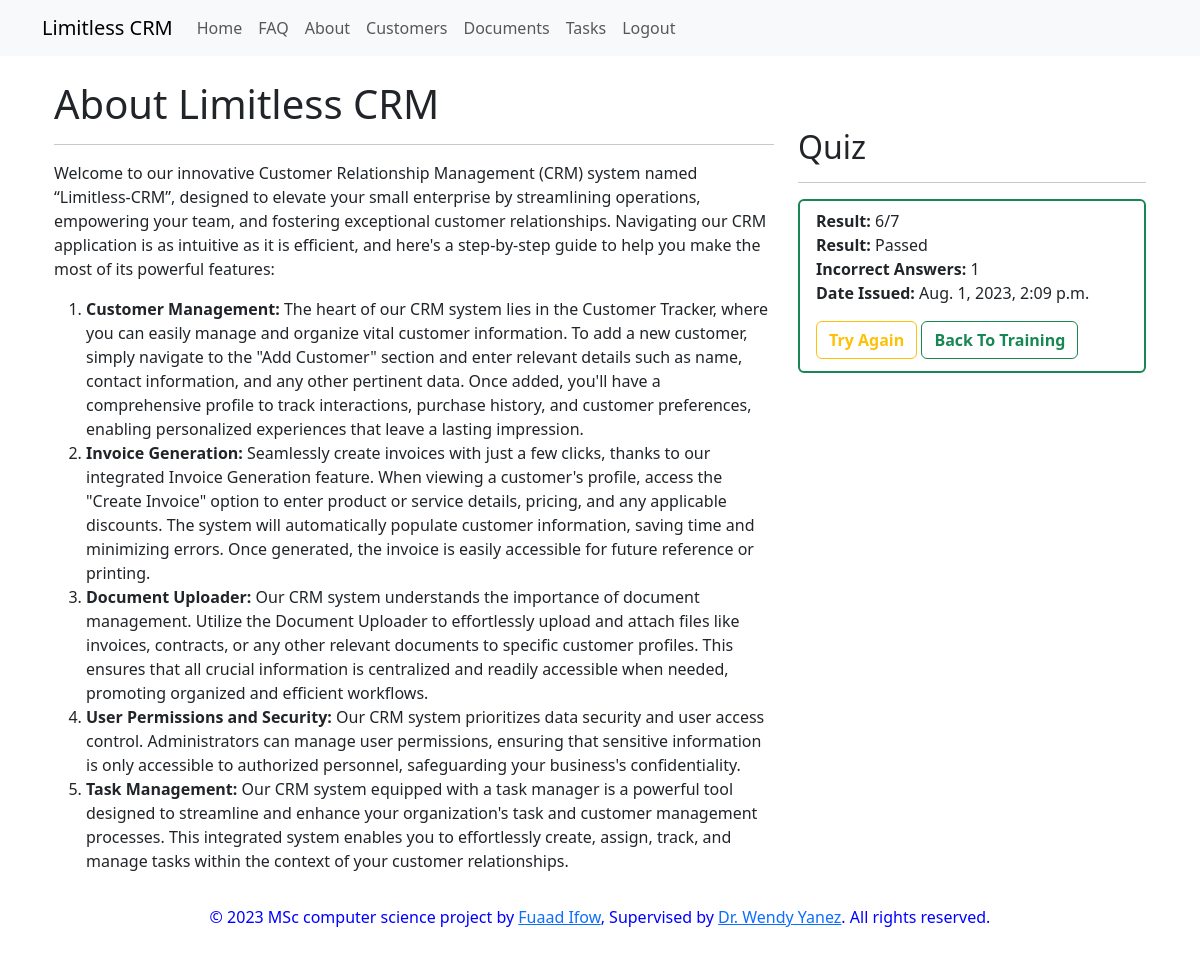
The app's page /about/ (signed in), older data.
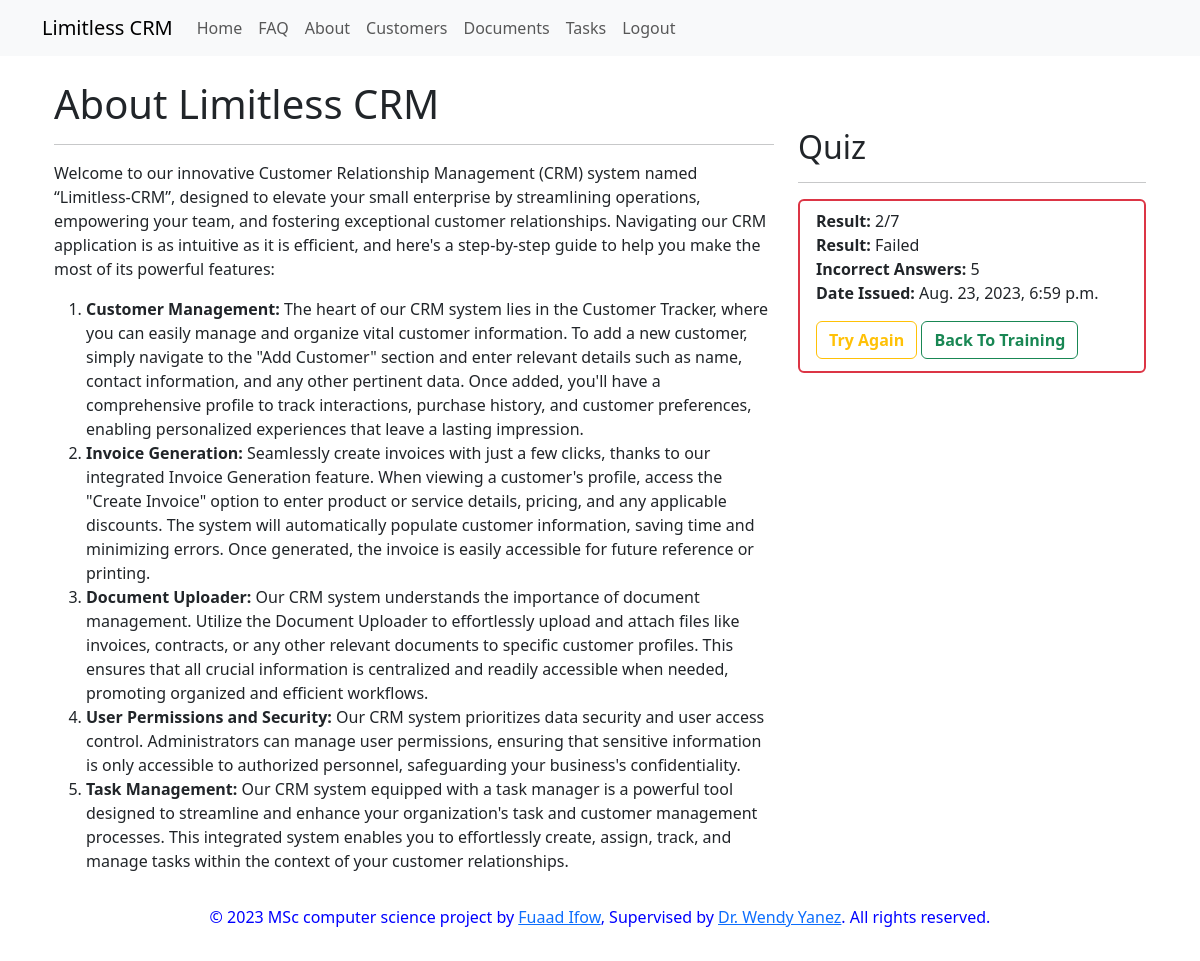
The same page, newer data.
### crm/models.py (models this page shows, shortened)
class Certificate(models.Model):
    user = models.ForeignKey(User, on_delete=models.CASCADE)
    score = models.IntegerField()
    date_issued = models.DateTimeField(auto_now_add=True)

### crm/views.py (the view)
# urls.py: path('about/', views.about, name='about'),
def about(request):
    if request.method == 'POST':
        score = 0
        for question in QuizQuestion.objects.all():
            submitted_answer = request.POST.get(f'question_{question.id}')
            print(question.get_correct_answer())
            if submitted_answer == question.get_correct_answer():
                score += 1
        required_score = 8  # 80% score required for the certificate
        if (score / QuizQuestion.objects.count()) * 10 >= required_score:
            messages.success(request, "Congratulations! You Have Earned The Certificate.")
        else:
            messages.error(request, "No Certificates Have Been Earned Please Try Again.")
        certificate = Certificate.objects.update_or_create(user=request.user,defaults={'score':score,'date_issued':datetime.now()})
        return redirect('about')
    else:
        quiz_questions = QuizQuestion.objects.all()
        certificate = Certificate.objects.filter(user= request.user.id).first()
        return render(request, 'crm/about.html', {'quiz_questions': quiz_questions, 'certificate': certificate})

### crm/models.py (called while the page is built)
    def get_options(self):
        return self.quizanswer_set.values_list('answer_text', flat=True)

### crm/templatetags/custom_filters.py (called while the page is built)
@register.filter
def subtract(value, arg):
    return value - arg

@register.filter
def checkScores(value, arg):
    return value*0.80 < arg

### crm/templates/crm/about.html (shortened to what the changed rows need)
{% extends 'base/base.html' %}
{% load django_bootstrap5 %}
{% load custom_filters %}
{% block content %}
    <div class="container">
        <div class="row">
            <div class="col-md-8">
                <h1>About Limitless CRM</h1>
            </div>
            <div class="col-md-4 py-5">
                <h2>Quiz</h2>
                {% if certificate %}
                <hr/>
                            <ul class="list-group">
                                    <li class="list-group-item border border-2 {% if quiz_questions.count|checkScores:certificate.score %}border-success{% else %}border-danger{% endif %}">
                                        <div class="row">
                                            <div class="col-md-12">
                                                <strong>Result:</strong> {{ certificate.score }}/{{ quiz_questions.count }}<br>
                                                <strong>Result:</strong> {% if quiz_questions.count|checkScores:certificate.score %} Passed {% else %} Failed {% endif %}<br>
                                                <strong>Incorrect Answers:</strong> {{ quiz_questions.count|subtract:certificate.score }}<br>
                                                <strong>Date Issued:</strong> {{ certificate.date_issued }}
                                                <div class="mt-3 mb-1">
                                                    <button class="btn btn-outline-warning" data-bs-toggle="modal" data-bs-target="#quizModal"><strong>Try Again</strong></button>
                                                    <a class="btn btn-outline-success" href="/"><strong>Back To Training</strong></a>
                                                </div>
                                            </div>
                                        </div>
                                    </li>
                            </ul>
                        </div>
                    </div>
                {% else %}
                    <p>No certificates earned yet.</p>
                {% endif %}
    </div>
{% endblock %}

Row changes from the older to the newer data that the page shows:
changed Certificate: score "6" → "2"; count|subtract "1" → "5"; date_issued "Aug. 1, 2023, 2:09 p.m." → "Aug. 23, 2023, 6:59 p.m."
Text that changed along with them:
text no longer shown: "Passed"
text now shown: "Failed"
